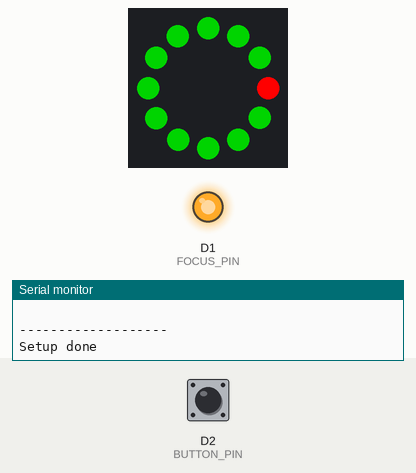
Simulated run of this program. Board: ESP8266 (NodeMCU). On the bench: 12 RGB LEDs in a ring, first at the top, clockwise, output pins drawn as LEDs (lit = HIGH), the last lines printed to the serial monitor. The test bench sets the inputs (shaded band); at power-on: D2 (BUTTON_PIN) HIGH. WiFi joins after 1.5 s; servers stay silent unless stated; not simulated (calls return 0 or success): wifi_config.h; pins used as bus, display or sensor lines are not drawn.

Above: at 5.65 s.
5.7 s: D2 (BUTTON_PIN) pulled LOW for 0.15 s
At 6.1 s:
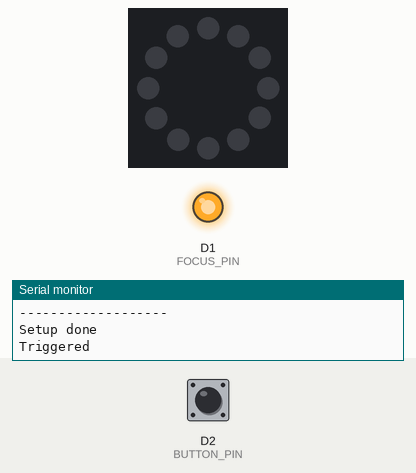
At 7.45 s:
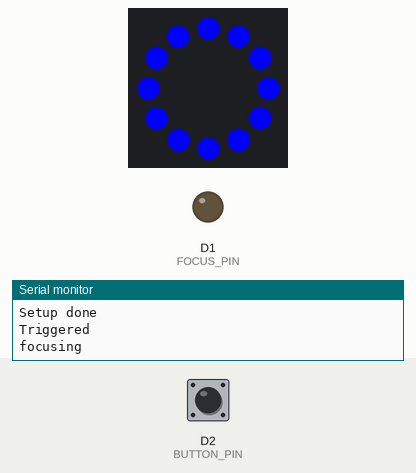
Timing chart, 0 to 15.4 s (numbered marks = the images above; inputs shaded):
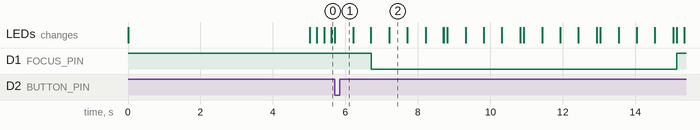

Measured:
- after the input at 5.7 s, D1 (FOCUS_PIN): HIGH → LOW after 1.0 s, → HIGH 8.4 s later; the LEDs: change at once (image 1)
- what the display in image 2 shows lasts 0.5 s, from 7.2 s to 7.7 s

The program:

main.cpp
```cpp
#include <Arduino.h>
#include <Ticker.h>
#include <FastLED.h>

#include <ESP8266WiFi.h>
#include <ESP8266mDNS.h>
#include <ArduinoOTA.h>
#include <wifi_config.h>

#define HOSTNAME "photobox"


#define COUNTDOWN_LENGTH 3000
#define FOCUS_TIME 2000
#define LOOP_INTERVAL 100
#define MAX_PHOTO_COUNT 3

#define NUM_LEDS 12
#define BRIGHTEN_RATE 20

#define FOCUS_PIN D1
#define TRIGGER_PIN D3
#define BUTTON_PIN D2
#define LED_PIN 4

enum State {
        STATE_IDLE,
        STATE_COUNTDOWN,
        STATE_PHOTO
};

Ticker mainTick;
CRGB ledRing[NUM_LEDS];

State mainState = STATE_IDLE;

int currentLed = 0;
long lastIdleAninmation = 0;
bool brighten = false;


int buttonState = 0;
int countdown = 0;
long countDownStart = 0;

int photoCount = 0;

//int two_pi_fo = 2 *

bool focusActive = false;


void onButton() {
        if(mainState == STATE_IDLE) {
                Serial.println("Triggered");
                mainState = STATE_COUNTDOWN;
                countDownStart = millis();

        }


}


void onTick() {
        long currentTime = millis();
        if(mainState == STATE_PHOTO) {
                //do nothing here
                return;
        }

        if(mainState == STATE_IDLE) {
                if((currentTime - lastIdleAninmation > 5000) || (currentLed != 0)) {

                      if(currentTime - lastIdleAninmation < 200  ) {
                        return;
                      }
                        for(int i = 0; i < NUM_LEDS; i++ ) {
                                ledRing[i] = (i == currentLed) ? CRGB::Red : CRGB::Green;
                        }
                        currentLed++;
                        if(currentLed == NUM_LEDS) {
                                //finish
                                currentLed = 0;
                        }

                        lastIdleAninmation = currentTime;
                        FastLED.show();
                }
                else {
                        FastLED.showColor(CRGB::Green);
                }


                return;

        }

        if(mainState == STATE_COUNTDOWN) {
                FastLED.setBrightness(255);
                currentTime = currentTime - countDownStart;

                if((currentTime % 1000) > 500) {
                        FastLED.showColor(CRGB::Blue);
                }
                else {
                        FastLED.showColor(CRGB::Black);
                }

                if(currentTime  > COUNTDOWN_LENGTH - FOCUS_TIME ) {
                        //Trigger camera focus
                        if(!focusActive) {
                                Serial.println("focusing");
                                focusActive = true;
                                digitalWrite(FOCUS_PIN, LOW);
                        }
                }

                if(currentTime  > COUNTDOWN_LENGTH ) {
                        mainState = STATE_PHOTO;
                        return;
                }
        }

}


void setup()
{
        Serial.begin(115200);

        pinMode(BUTTON_PIN, INPUT_PULLUP);
        pinMode(FOCUS_PIN, OUTPUT);
        pinMode(TRIGGER_PIN, OUTPUT);

        digitalWrite(FOCUS_PIN, HIGH);
        digitalWrite(TRIGGER_PIN, HIGH);


        attachInterrupt(BUTTON_PIN, onButton, FALLING);
        mainTick.attach(0.01, onTick);


        FastLED.addLeds<NEOPIXEL, LED_PIN>(ledRing, NUM_LEDS);

        FastLED.showColor(CRGB::Yellow);

        String hostname(HOSTNAME);
        WiFi.hostname(hostname);
        WiFi.mode(WIFI_STA);
        WiFi.begin(ssid, wpa_key);

        while (WiFi.waitForConnectResult() != WL_CONNECTED) {
                Serial.println("Connection Failed! Rebooting...");
                FastLED.showColor(CRGB::Red);
                delay(1000);
                //ESP.restart();
        }


        ArduinoOTA.setHostname((const char *)WiFi.hostname().c_str());
        ArduinoOTA.onStart([]() {
                mainState = STATE_IDLE;
                mainTick.detach();

                // NOTE: if updating SPIFFS this would be the place to unmount SPIFFS using SPIFFS.end()
                Serial.println("Start updating... ");
        });
        ArduinoOTA.onEnd([]() {
                Serial.println("\nEnd");
        });
        ArduinoOTA.onProgress([](unsigned int progress, unsigned int total) {
                Serial.printf("Progress: %u%%\r", (progress / (total / 100)));
                int scaled = progress / (total / NUM_LEDS);
                for (int i = 0; i < NUM_LEDS; i++ ) {
                        ledRing[i] = (i < scaled) ? CRGB::Yellow : CRGB::Black;
                }
                FastLED.show();
        });
        ArduinoOTA.onError([](ota_error_t error) {
                Serial.printf("Error[%u]: ", error);
                if (error == OTA_AUTH_ERROR) Serial.println("Auth Failed");
                else if (error == OTA_BEGIN_ERROR) Serial.println("Begin Failed");
                else if (error == OTA_CONNECT_ERROR) Serial.println("Connect Failed");
                else if (error == OTA_RECEIVE_ERROR) Serial.println("Receive Failed");
                else if (error == OTA_END_ERROR) Serial.println("End Failed");
        });

        ArduinoOTA.begin();

        Serial.println(" ");
        Serial.println(" ");
        Serial.println("-------------------");
        Serial.println("Setup done");

        FastLED.showColor(CRGB::Green);


}


void loop()
{
        ArduinoOTA.handle();


        if(mainState == STATE_PHOTO) {
                //Trigger photo

                FastLED.showColor(CRGB::White);

                Serial.println("cheese!!!");
                digitalWrite(TRIGGER_PIN, LOW);
                delay(100);
                digitalWrite(TRIGGER_PIN, HIGH);


                FastLED.showColor(CRGB::Black);

                focusActive = false;
                if(photoCount < MAX_PHOTO_COUNT) {
                        mainState = STATE_COUNTDOWN;
                        countDownStart = millis()-1000;
                        photoCount++;
                }
                else {
                        digitalWrite(FOCUS_PIN, HIGH);
                        mainState = STATE_IDLE;
                        photoCount = 0;

                }
        }

        delay(2);
}
```
